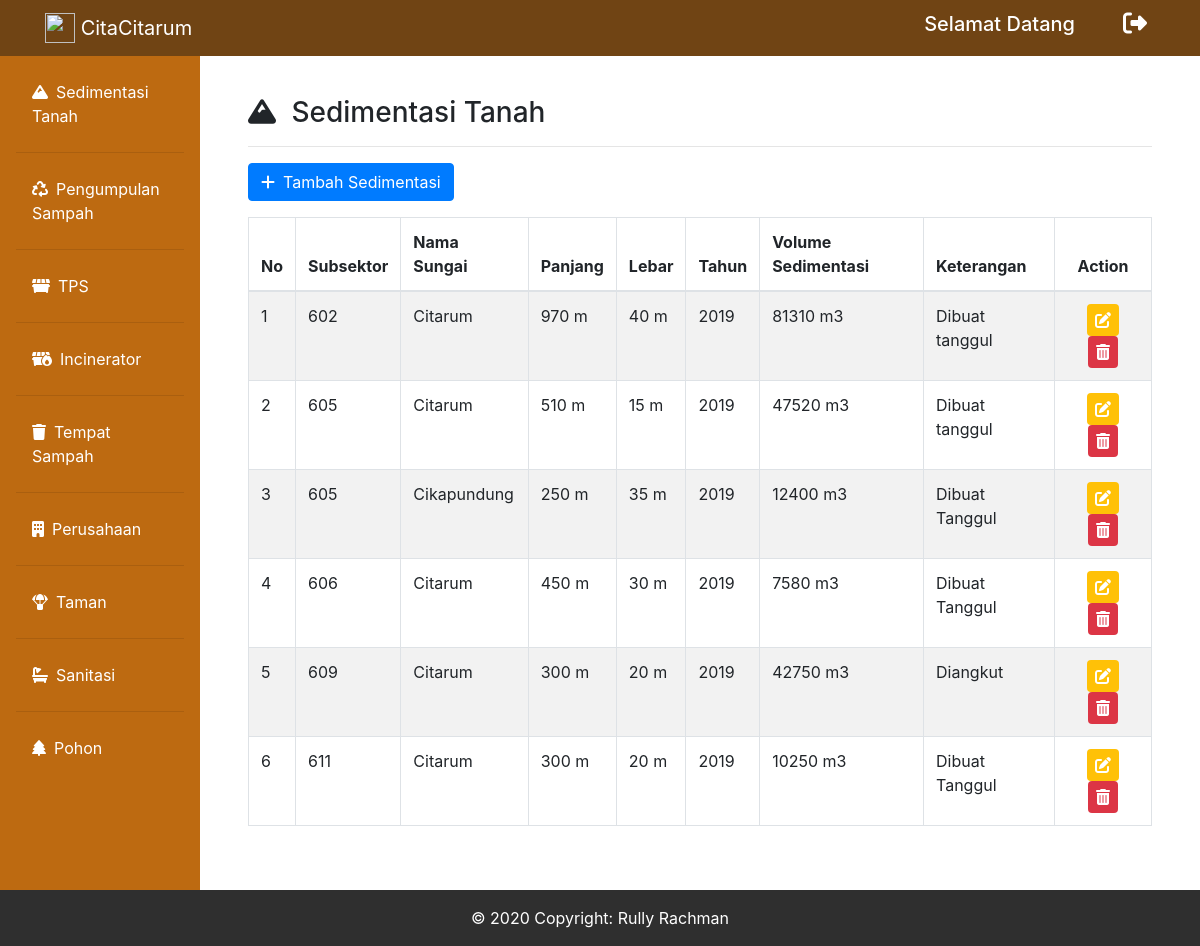
Page /admin_elemen.php on the committed database.
### tables this page shows
CREATE TABLE `sedimentasi` (
  `id_sedimentasi` int(50) NOT NULL,
  `id_subsektor` int(50) NOT NULL,
  `nama_sungai` varchar(200) NOT NULL,
  `panjang_sungai` int(150) NOT NULL,
  `lebar_sungai` int(150) NOT NULL,
  `volume_sedimentasi` int(100) NOT NULL,
  `tahun_sedimentasi` varchar(100) NOT NULL,
  `keterangan_sedimentasi` varchar(200) NOT NULL
);

### admin_elemen.php (the view, shortened to what this page needs)
<?php
include("connect.php");
?>
<!doctype html>
<html lang="en">
  <head>
    <link rel="stylesheet" href="https://stackpath.bootstrapcdn.com/bootstrap/4.4.1/css/bootstrap.min.css">
    <link rel="stylesheet" href="fontawesome/css/all.min.css">
  </head>
  <body>
        <nav class="navbar navbar-expand-lg navbar-dark bg-gradient-primary fixed-top" style="background-color: #704414" id="bar">
            <div class="container">
                <a href="admin_dashboard.php" class="navbar-brand" href="index.php">
                    <img src="img/logocitarum.png" width="30" height="30" class="d-inline-block align-top" alt="">  CitaCitarum</a>
                <div class="collapse navbar-collapse" id="navbarText">
                <span class="mr-5"><h5>Selamat Datang <?php echo $_SESSION["name"]?></h5></span>
                <div class="icon">
                    <h4>
                        <a href="dansubsektor_dashboard.php?logout='1'" class="text-decoration-none"><i class="fas fa-sign-out-alt mr-2" data-toggle="tooltip" title="Logout"></i></a>
                    </h4>
                </div>
        </nav>
        <div class="row no-gutters mt-5">
        <div class="col-md-2 pt-2 sidebar" style="background-color: #BD6A11">
        <ul class="nav flex-column pl-3 pr-3 pb-3 p-1 pt-3" style="background-color: #BD6A11">
            <li class="nav-item">
                <a class="nav-link text-white" href="admin_elemen.php"><i class="fas fa-mountain mr-2"></i>Sedimentasi Tanah</a><hr>
            </li>
            <li class="nav-item">
                <a class="nav-link text-white" href="admin_sampah.php"><i class="fas fa-recycle mr-2"></i>Pengumpulan Sampah</a><hr>
            </li>
            <li class="nav-item">
                <a class="nav-link text-white" href="admin_tps.php"><i class="fas fa-dumpster mr-2"></i>TPS</a><hr>
            </li>
            <li class="nav-item">
                <a class="nav-link text-white" href="admin_incinerator.php"><i class="fas fa-dumpster-fire mr-2"></i>Incinerator</a><hr>
            </li>
            <li class="nav-item">
                <a class="nav-link text-white" href="admin_tong.php"><i class="fas fa-trash mr-2"></i>Tempat Sampah</a><hr>
            </li>
            <li class="nav-item">
                <a class="nav-link text-white" href="admin_perusahaan.php"><i class="fas fa-building mr-2"></i>Perusahaan</a><hr>
            </li>
            <li class="nav-item">
                <a class="nav-link text-white" href="admin_taman.php"><i class="fas fa-parachute-box mr-2"></i>Taman</a><hr>
            </li>
            <li class="nav-item">
                <a class="nav-link text-white" href="admin_sanitasi.php"><i class="fas fa-bath mr-2"></i>Sanitasi</a><hr>
            </li>
            <li class="nav-item">
                <a class="nav-link text-white" href="admin_pohon.php"><i class="fas fa-tree mr-2"></i>Pohon</a>
            </li>
        </ul>
        </div>
        <div class="col-md-10 p-5">
            <h3><i class="fas fa-mountain mr-2"></i> Sedimentasi Tanah</h3>
            <hr>
            <a href="tambah_sedimentasi.php" class="btn btn-primary mb-3"><i class="fas fa-plus mr-2"></i>Tambah Sedimentasi</a>
            <table class="table table-striped table-bordered">
            <thead>
                <tr>
                <th scope="col">No</th>
                <th scope="col">Subsektor</th>
                <th scope="col">Nama Sungai</th>
                <th scope="col">Panjang</th>
                <th scope="col">Lebar</th>
                <th scope="col">Tahun</th>
                <th scope="col">Volume Sedimentasi</th>
                <th scope="col">Keterangan</th>
                <th scope="col" colspan="2" class="text-center">Action</th>
                </tr>
            </thead>
            <tbody>
            <?php
                $query = "SELECT * FROM sedimentasi ORDER BY id_subsektor ASC";
                $sql = mysqli_query($conn, $query);
                $no = 1;
                while($row = mysqli_fetch_array($sql)){
                echo "
                    <tr>
                    <td>$no</td>
                    <td>$row[id_subsektor]</td>
                    <td>$row[nama_sungai]</td>
                    <td>$row[panjang_sungai] m</td>
                    <td>$row[lebar_sungai] m</td>
                    <td>$row[tahun_sedimentasi]</td>
                    <td>$row[volume_sedimentasi] m3</td>
                    <td>$row[keterangan_sedimentasi]</td>
                    <td colspan='2' class='text-center'><a href='edit_sedimentasi.php?id=$row[id_sedimentasi]'><i class='fas fa-edit bg-warning p-2 text-white rounded mr-0' data-toggle='tooltip' title='edit'></i></a>
                    <a class='m-2' href='admin_elemen.php?deletesedimentasi=$row[id_sedimentasi]'><i class='fas fa-trash-alt bg-danger text-white p-2 rounded'></i></a></td>
                    </tr>";
                    $no++;
                }
            ?>
            </tbody>
            </table>
        </div>
    </div>
        <footer>
            <div class="footer-copyright text-center py-3">© 2020 Copyright: Rully Rachman
            </div>
        </footer>
  </body>
</html>

### admin_elemen.php (style rules this page uses)
.navbar { color: white; }
.icon a { color: white; text-decoration: none; }
.footer-copyright { background-color: #2f2f2f; color: white; }

### rows in the picture
sedimentasi: id_subsektor "602", nama_sungai "Citarum", panjang_sungai "970", lebar_sungai "40", tahun_sedimentasi "2019", volume_sedimentasi "81310", keterangan_sedimentasi "Dibuat tanggul"
sedimentasi: id_subsektor "605", nama_sungai "Citarum", panjang_sungai "510", lebar_sungai "15", tahun_sedimentasi "2019", volume_sedimentasi "47520", keterangan_sedimentasi "Dibuat tanggul"
sedimentasi: id_subsektor "605", nama_sungai "Cikapundung", panjang_sungai "250", lebar_sungai "35", tahun_sedimentasi "2019", volume_sedimentasi "12400", keterangan_sedimentasi "Dibuat Tanggul"
sedimentasi: id_subsektor "606", nama_sungai "Citarum", panjang_sungai "450", lebar_sungai "30", tahun_sedimentasi "2019", volume_sedimentasi "7580", keterangan_sedimentasi "Dibuat Tanggul"
sedimentasi: id_subsektor "609", nama_sungai "Citarum", panjang_sungai "300", lebar_sungai "20", tahun_sedimentasi "2019", volume_sedimentasi "42750", keterangan_sedimentasi "Diangkut"
sedimentasi: id_subsektor "611", nama_sungai "Citarum", panjang_sungai "300", lebar_sungai "20", tahun_sedimentasi "2019", volume_sedimentasi "10250", keterangan_sedimentasi "Dibuat Tanggul"
